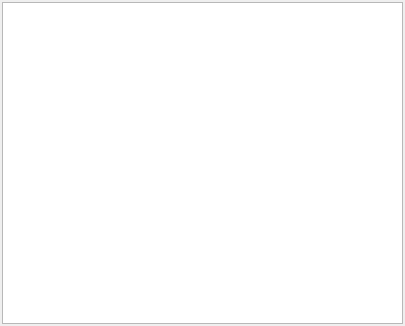
<?xml version="1.0" encoding="UTF-8"?>
<ui version="4.0">
 <class>Form</class>
 <widget class="QWidget" name="Form">
  <property name="geometry">
   <rect>
    <x>0</x>
    <y>0</y>
    <width>405</width>
    <height>326</height>
   </rect>
  </property>
  <property name="windowTitle">
   <string>Form</string>
  </property>
  <layout class="QGridLayout" name="gridLayout_2">
   <property name="margin">
    <number>2</number>
   </property>
   <item row="0" column="0">
    <widget class="QGraphicsView" name="graphicssceneui"/>
   </item>
  </layout>
 </widget>
 <resources/>
 <connections/>
</ui>
